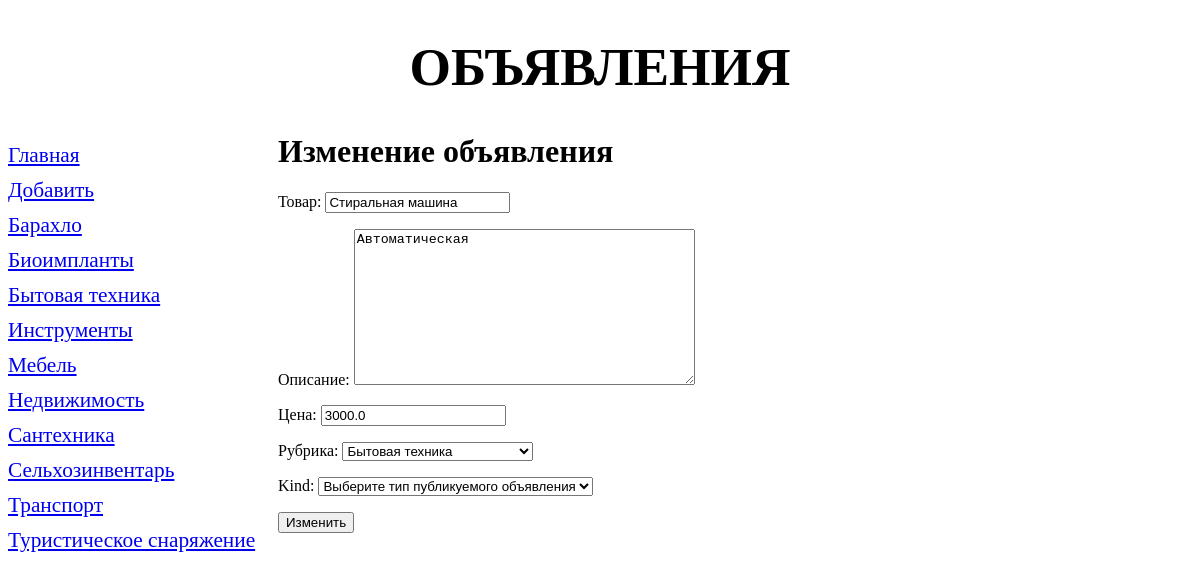
/bboard/change/14/, run on the app's committed database.
### bboard/models.py (models this page shows, shortened)
class Rubric (models .Model) :
    name = models.CharField(max_length=20, db_index=True,  verbose_name='Название рубрики')
    class Meta:
        verbose_name_plural = 'Рубрики'
        verbose_name = 'Рубрика'
        ordering = ['name']
    def __str__(self):
        return f"{self.name}"

class Bb(models.Model):
    BUY = 'b'
    SELL = 's'
    EXCHANGE = 'c'
    KINDS = (
        (None, 'Выберите тип публикуемого объявления'),
        ('Купля-продажа', (
            (BUY, 'Куплю'),
            (SELL, 'Продам'),
        )),
        ('Обмен', (
            (EXCHANGE, 'Обменяю'),
        ))
    )
    """
    class Kinds(models.TextChoices):
        BUY = 'b', 'Куплю'
        SELL = 's', 'Продам'
        EXCHANGE = 'c', 'Обменяю'
        RENT = 'r'
        __empty__ = 'Выберите тип публикуемого объявления'

    kind = models.CharField(max_length=1, choices=Kinds.choices, default=Kinds.SELL)


    class Kinds(models.IntegerChoices):
        BUY = 1, 'Куплю'
        SELL = 2, 'Продам'
        EXCHANGE = 3, 'Обменяю'
        RENT = 4

    kind = models.SmallIntegerField(choices=Kinds.choices, default=Kinds.SELL)
    """
    kind = models.CharField(max_length=1, choices=KINDS, blank=True)
    rubric = models.ForeignKey('Rubric', null=True, on_delete=models.PROTECT, verbose_name='Рубрика')
    title = models.CharField(max_length=50, verbose_name='Товар')
    content = models.TextField(**NULLABLE, verbose_name='Описание')
    price = models.FloatField(**NULLABLE, verbose_name='Цена')
    published = models.DateTimeField(auto_now_add=True, db_index=True, verbose_name='Опубликовано')
    class Meta:
        verbose_name_plural = 'Объявления'
        verbose_name = 'Объявление'
        ordering = ['-published']

### bboard/views.py (the view)
# urls.py: path('change/<int:pk>/', BbUpdateView.as_view(), name='update'),
class BbUpdateView(UpdateView):
    model = Bb
    template_name = 'bboard/bb_create.html'
    form_class = BbForm
    success_url = '/bboard/'
    def get_context_data(self, **kwargs):
        context = super().get_context_data(**kwargs)
        context['rubrics'] = Rubric.objects.all()
        return context

### bboard/forms.py
class BbForm (ModelForm):
    class Meta:
        model = Bb
        fields = ('title', 'content', 'price', 'rubric', 'kind')

### bboard/templates/bboard/bb_create.html (shortened to what this page needs)
{% extends "layout/basic.html" %}
{% block content %}
<h1>{% if object %}
                        Изменение
                        {% else %}
                        Добавление
                        {% endif %} объявления</h1>
<form method="post">
    {{ form.as_p }}
    <button type="submit" class="btn btn-lg btn-block btn-outline-primary">
                        {% if object %}
                        Изменить
                        {% else %}
                        Создать
                        {% endif %}
</form>
{% endblock %}

### bboard/templates/layout/basic.html (shortened to what this page needs)
{% load static %}
<!DOCTYPE html>
<html>
<head>
    <link rel="stylesheet" type="text/css" href="{% static 'bboard/style.css' %}">
</head>
<body>
<header>
    <h1>Объявления</h1>
</header>
<nav>
    <a href="{% url 'index' %}">Главная</a>
    <a href="{% url 'add' %}">Добавить</a>
    {% for rubric in rubrics %}
    <a href="{% url 'by_rubric' rubric.pk %}">{{ rubric.name }}</a>
    {% endfor %}
</nav>
<main>
    {% block content %}
    {% endblock %}
</main>
</body>
</html>

### bboard/static/bboard/style.css (style rules this page uses)
header h1 { font-size: 40pt; text-transform: uppercase; text-align: center; background: url("bg.jpg") left / auto 100% no-repeat; }
nav { font-size: 16pt; width: 250px; float: left; }
nav a { display: block; margin: 10px 0px; }
main { margin-left: 270px; }

### data on the page
Rubric: name "Барахло"
Rubric: name "Биоимпланты"
Rubric: name "Бытовая техника"
Rubric: name "Инструменты"
Rubric: name "Мебель"
Rubric: name "Недвижимость"
Rubric: name "Сантехника"
Rubric: name "Сельхозинвентарь"
Rubric: name "Транспорт"
Rubric: name "Туристическое снаряжение"
Bb: title "Стиральная машина", content "Автоматическая", price "3000.0", rubric "Бытовая техника", kind "Выберите тип публикуемого объявления"
